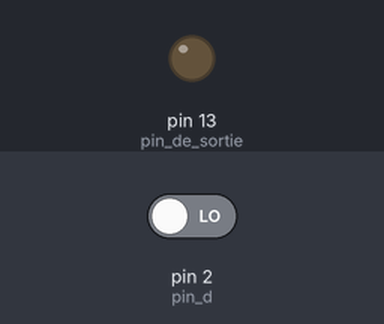
Bench run of a sketch on a simulated Arduino Uno, built with avr-gcc and run on an emulated ATmega328P. Parts: output pins drawn as LEDs (lit = HIGH). Inputs (shaded band) come from the test bench; at power-on: pin 2 (pin_d) LOW.

Above: at 1.2 s.
1.3 s: pin 2 (pin_d) driven HIGH
At 1.6 s:
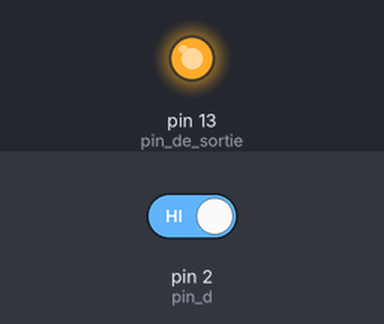
2.8 s: pin 2 (pin_d) driven LOW
At 4.0 s:
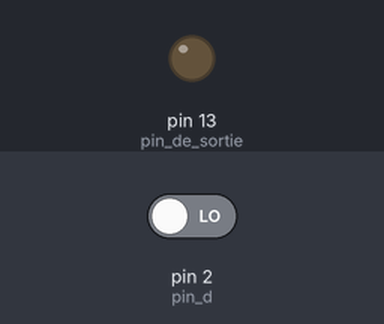
Timing chart, 0 to 5.8 s (numbered marks = the images above; inputs shaded):
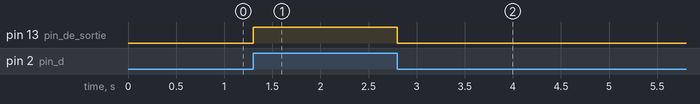

The sketch:

Test_LED.ino
```cpp
// program to test LED
// Mariem Fattoum

void setup() {
 pinMode(2, INPUT); //pin d'entrée
 pinMode(13, OUTPUT); //pin de sortie
}

void loop() {
  int a; //déclaration de variable d'entrée
  int b; //déclaration variable de sortie
  a = digitalRead (2); // lecture de la valeur d'entrée
  b = 1;
  if (a==b)
  {digitalWrite (13, HIGH); //si les deux valeurs sont égaux , on allume la LED
  }
  else
  digitalWrite (13, LOW); // sinon on l'atteint
}
```

Measured:
- after the input at 1.3 s, pin 13 (pin_de_sortie): LOW → HIGH at once
- after the input at 2.8 s, pin 13 (pin_de_sortie): HIGH → LOW at once
